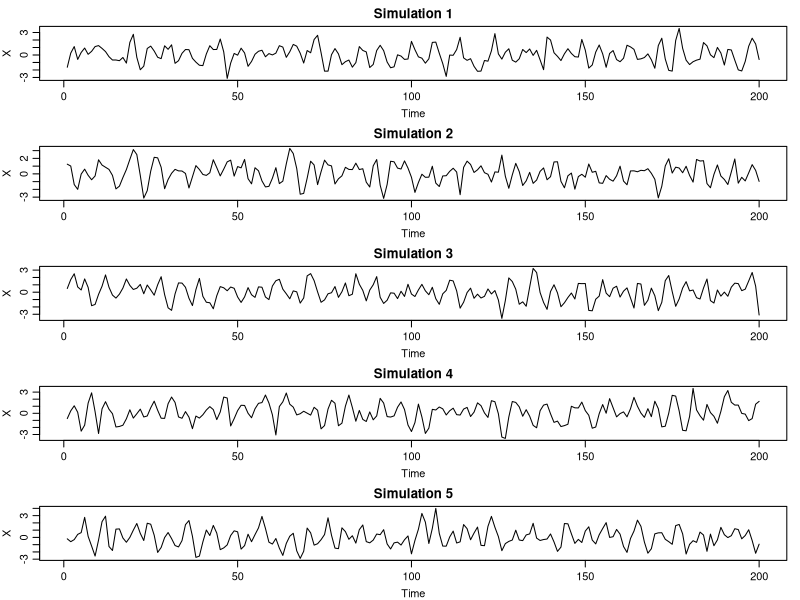
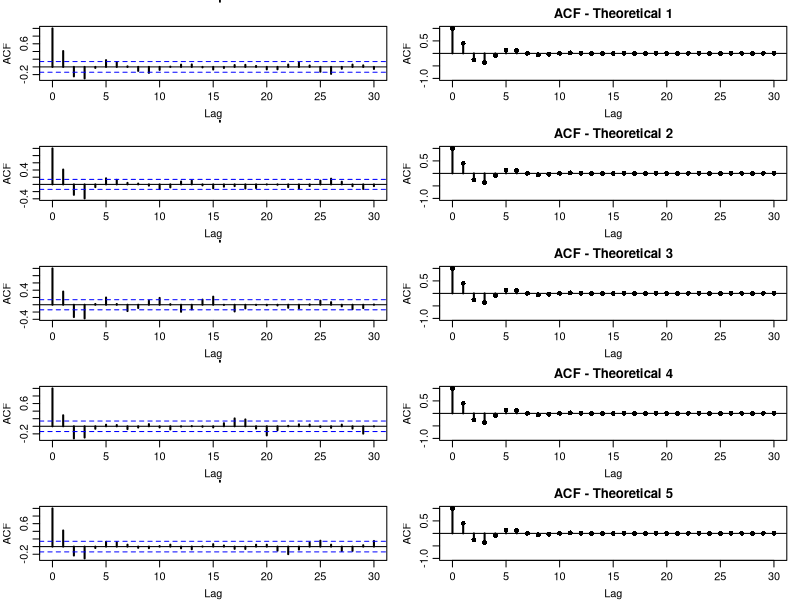

Write the R code that produced these figures, in order.
library(ggplot2)
# for better ACF extraction (optional)

# Assignment 3: Part 1.1
set.seed(123)
rnorm(5)

phi_1 <- -0.6
phi_2 <- 0.5

# Set up plotting layout for 5 plots in one figure
par(mfrow = c(5, 1), mar = c(3, 3, 2, 1), mgp = c(2, 0.7, 0))

# Function to plot each realization
plotrealization <- function(x, i){
  plot(x, ylab = "X", main = paste("Simulation", i))
}

# Generate and plot 5 simulations
for(i in 1:5){
  ts_data <- arima.sim(model = list(ar = c(0.6, -0.5)), n = 200)
  plotrealization(ts_data, i)
}

# Part 1.2: Calculate the theoretical ACF and compare with the empirical ACF
rho_1 <- -phi_1/(phi_2+1)
rho_2 <- -phi_1 * rho_1 - phi_2

# loop to calculate rho for k=2 to 30
rho <- numeric(30)

rho[1] <- rho_1
rho[2] <- rho_2

for (k in 3:30){
  rho[k] <- -phi_1 * rho[k-1] - phi_2 * rho[k-2]
}

rho
# add rho_0 = 1
rho <- c(1, rho)


# Set up a 5x2 layout: each row is one simulation, ACF on left, PACF on right
par(mfrow = c(5, 2), mar = c(3, 3, 2, 1), mgp = c(2, 0.7, 0))

# Plot ACF and PACF for 5 simulations 
for(i in 1:5){
    ts_data <- arima.sim(model = list(ar = c(0.6, -0.5)), n = 200)
    acf(ts_data, lag.max = 30, lwd = 2, main = paste("ACF - Empirical", i))
    plot(0:30, rho, type = "h", lwd = 2, ylim = c(-1, 1),
       xlab = "Lag", ylab = "ACF", main = paste("ACF - Theoretical", i))
  points(0:30, rho, pch = 16)  # add dots at the top of each spike
  abline(h = 0)
}
